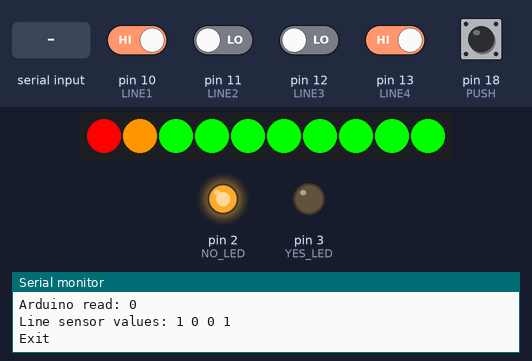
Simulated run of this sketch. Board: Arduino Uno, built with avr-gcc and run on an emulated ATmega328P. Parts: 10 RGB LEDs in strip order, left to right, output pins drawn as LEDs (lit = HIGH), the last lines printed to the serial monitor. The test bench sets the inputs (shaded band); at power-on: pin 10 (LINE1), pin 13 (LINE4) HIGH, pin 11 (LINE2), pin 12 (LINE3), pin 18 (PUSH) LOW. Pins used as bus, display or sensor lines are not drawn.

Above: at 1.2 s.
1.3 s: "1\n" received over Serial
At 1.6 s:
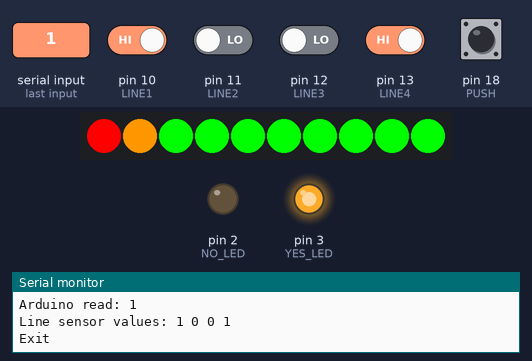
6.0 s: "0\n" received over Serial
At 7.2 s:
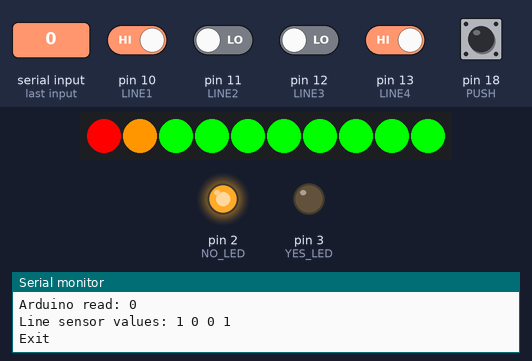
10.6 s: "2\n" received over Serial
At 11.3 s:
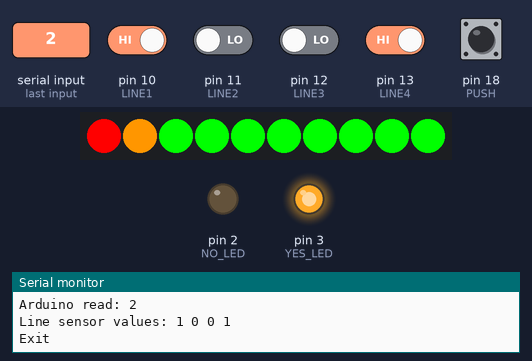
Timing chart, 0 to 13.1 s (numbered marks = the images above; inputs shaded):
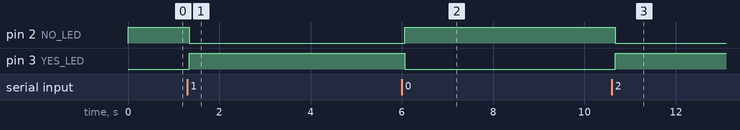

Measured:
- after the input at 1.3 s, pin 2 (NO_LED): HIGH → LOW at once; pin 3 (YES_LED): LOW → HIGH at once
- after the input at 6.0 s, pin 2 (NO_LED): LOW → HIGH after 0.06 s; pin 3 (YES_LED): HIGH → LOW after 0.06 s
- after the input at 10.6 s, pin 2 (NO_LED): HIGH → LOW after 0.08 s; pin 3 (YES_LED): LOW → HIGH after 0.08 s

The sketch:

intruder.ino
```cpp
/*
File for the intrusion detection system using line sensors and arduino
*/
#include<Grove_LED_Bar.h>

// Line sensor pins
#define LINE1 10
#define LINE2 11
#define LINE3 12
#define LINE4 13
#define VCC 14
// pins of yes/no LED
#define NO_LED 2
#define YES_LED 3
// pin for push button
#define PUSH 18

// pin for grove led bar
#define DCKI 9
#define DI 8
// pin for intruder buzzer
#define buzzerPin 15
Grove_LED_Bar bar(9,8,0);

//count of people in room
int count = 0;


void setup() {

  Serial.begin(115200);
  bar.begin();
//  pinMode(buzzerPin, OUTPUT);
// set pin to get input from line sensors
  pinMode(LINE1, INPUT);
  pinMode(LINE2, INPUT);
  pinMode(LINE3, INPUT);
  pinMode(LINE4, INPUT);
  pinMode(VCC, OUTPUT);

// configure push button and LED pins
  pinMode(PUSH, INPUT);
  pinMode(NO_LED, OUTPUT);
  pinMode(YES_LED, OUTPUT);
  digitalWrite(VCC, HIGH);
}

// recognised string received from the raspberry pi through serial
String recognised = "0";

void loop() {
  digitalWrite(VCC, HIGH);
  digitalWrite(4, HIGH);

  // check pushbutton event
  int push = digitalRead(PUSH);
  if(push == HIGH){
    Serial.println("hello");
  }
  // set bar to full brightness
  bar.setLevel(10);

  // reacognised variable from Raspberry Pi
  if (Serial.available() > 0) {
    recognised = Serial.readStringUntil('\n');
  }
  Serial.print("Arduino read: ");
  Serial.println(recognised);

  // grant entry only if recognised otherwise intrusion
  if(recognised == "0"){
    digitalWrite(NO_LED, HIGH);
    digitalWrite(YES_LED, LOW);
  }
  else{
    digitalWrite(NO_LED, LOW);
    digitalWrite(YES_LED, HIGH);
  }

  //read line sensor data
  int sig1 = digitalRead(10);
  int sig2 = digitalRead(11);
  int sig3 = digitalRead(12);
  int sig4 = digitalRead(13);
  Serial.print("Line sensor values: ");
  Serial.print(sig1);
  Serial.print(" ");
  Serial.print(sig2);
  Serial.print(" ");
  Serial.print(sig3);
  Serial.print(" ");
  Serial.println(sig4);

/*
  entry exit logic using the values of line sensors
  and send data to raspberry pi using serial output
  provide entry if recognised
  else identify exit and intruder

  the sensor will read LOW when door crossed the sensor
*/


  if(sig1 == LOW || sig2 == LOW || sig3 == LOW || sig4 == LOW){
    if(sig4 == LOW || sig3 == LOW){
      Serial.println("Exit");
      // count--; in pi
    }else{
      if(recognised == "1"){
        Serial.println("Entry");
        //count++; in pi
      }else{
        // sound the buzzer in case of intrusion and send data to raspberry pi
        digitalWrite(buzzerPin, HIGH);
        Serial.println("Intruder entry detected!");
        // intruder alert in pi
      }
    }
  }else{
    digitalWrite(buzzerPin, LOW);
  }
  delay(100);
}
```
